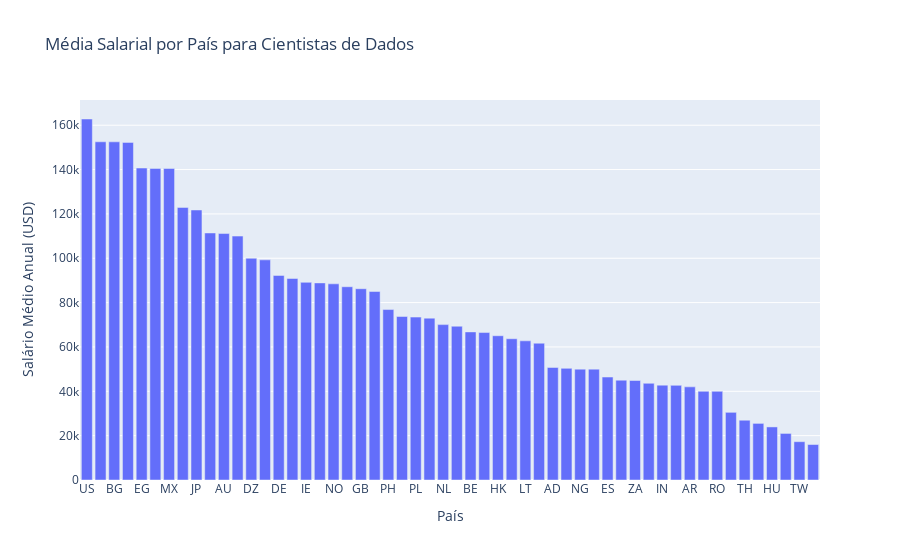

The cell this chart's notebook holds for it:
### Code cell
#criar gráfico salarial somente para cientista de dados
df_cientista_de_dados = df_limpo[df_limpo['cargo'].isin(['Data Scientist', 'Cientista de Dados'])]
media_de_pais = df_cientista_de_dados.groupby('residencia')['usd'].mean().sort_values(ascending=False).reset_index()

fig = px.bar(media_de_pais, 
             x='residencia', 
             y='usd',
             title='Média Salarial por País para Cientistas de Dados',
             labels={'residencia': 'País', 'usd': 'Salário Médio Anual (USD)'})
fig.show()

### Figure 1 — Plotly figure (JSON) as saved in the notebook; plotly's stock layout.template omitted (floating-point values rounded to 4 significant figures)
{"data": [{"hovertemplate": "País=%{x}<br>Salário Médio Anual (USD)=%{y}<extra></extra>", "legendgroup": "", "marker": {"color": "#636efa", "pattern": {"shape": ""}}, "name": "", "orientation": "v", "showlegend": false, "textposition": "auto", "type": "bar", "x": ["US", "SG", "BG", "CH", "EG", "CA", "MX", "NZ", "JP", "IT", "AU", "DO", "DZ", "KR", "DE", "FR", "IE", "PT", "NO", "SE", "GB", "UA", "PH", "BR", "PL", "UZ", "NL", "CL", "BE", "RU", "HK", "CY", "LT", "LV", "AD", "AT", "NG", "KE", "ES", "TR", "ZA", "FI", "IN", "GR", "AR", "EE", "RO", "SK", "TH", "RS", "HU", "PK", "TW", "EC"], "xaxis": "x", "y": [162800.0, 152500.0, 152500.0, 152300.0, 140700.0, 140500.0, 140500.0, 122900.0, 121800.0, 111400.0, 111100.0, 110000.0, 100000.0, 99270.0, 92250.0, 90880.0, 89150.0, 88890.0, 88460.0, 87160.0, 86260.0, 85000.0, 76860.0, 73720.0, 73470.0, 73000.0, 70070.0, 69350.0, 66790.0, 66500.0, 65060.0, 63700.0, 62760.0, 61690.0, 50740.0, 50340.0, 50000.0, 50000.0, 46420.0, 45020.0, 44870.0, 43610.0, 42780.0, 42680.0, 42000.0, 40000.0, 39990.0, 30520.0, 26960.0, 25530.0, 23940.0, 21000.0, 17280.0, 16000.0], "yaxis": "y"}], "layout": {"barmode": "relative", "legend": {"tracegroupgap": 0}, "title": {"text": "Média Salarial por País para Cientistas de Dados"}, "xaxis": {"anchor": "y", "domain": [0, 1], "title": {"text": "País"}}, "yaxis": {"anchor": "x", "domain": [0, 1], "title": {"text": "Salário Médio Anual (USD)"}}}}
